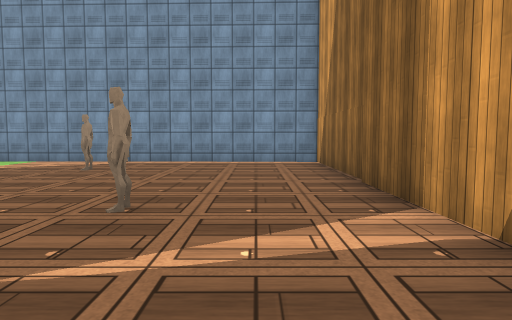
View 1 (above)

16 first-person views from a walk through a 3-D level made in the Unity game engine. The camera is 1.2 m above the floor, tilts 4° down and sees 75° across. The floor is counted in squares, 2 m on a side. Each view is taken from the middle of a square. On the plan, view 1 faces up. The plan holds only what a view shows up to about 10 squares ahead; the rest is blank. The place goes on beyond the plan. Door leaves are left out, so doorways stand open. Some surface patterns are stand-ins.

View 2
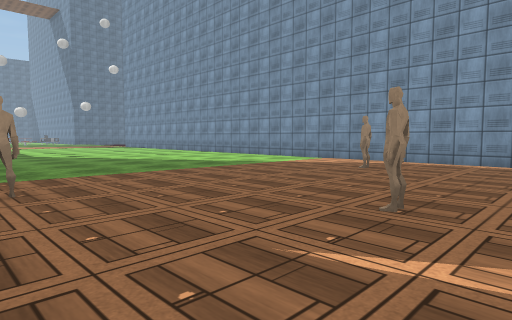

View 3
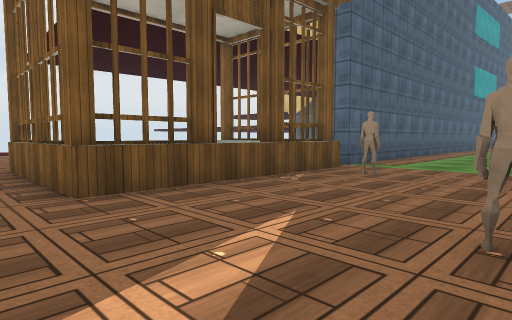

View 4
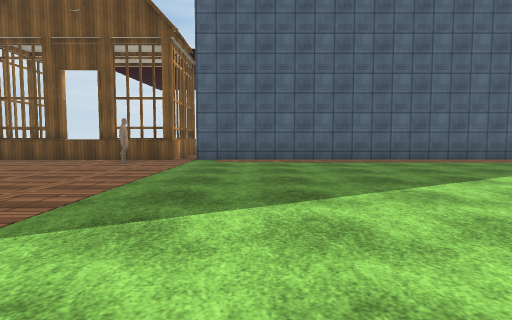

View 5
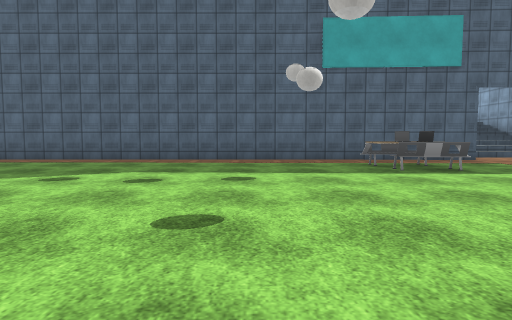

View 6
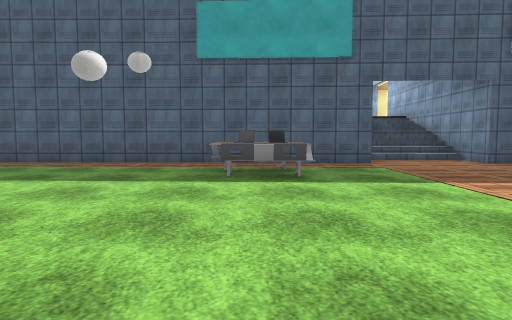

View 7
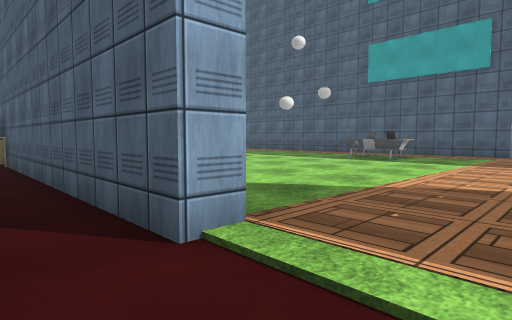

View 8
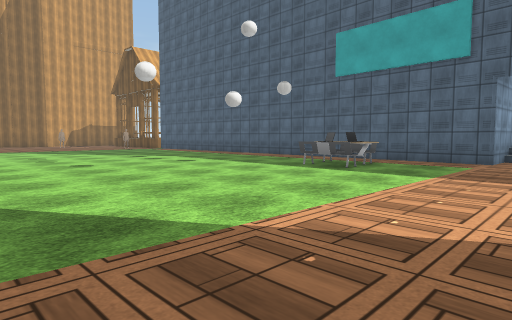

View 9
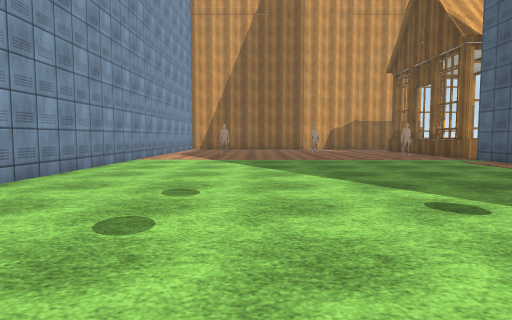

View 10
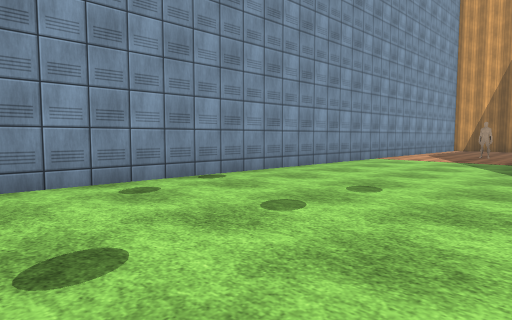

View 11
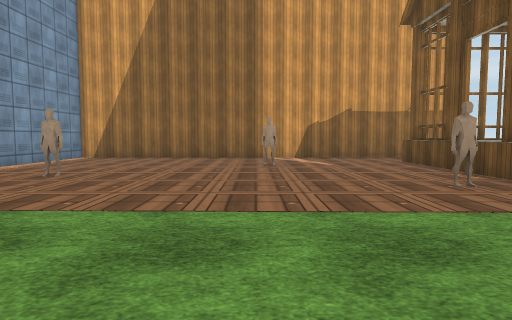

View 12
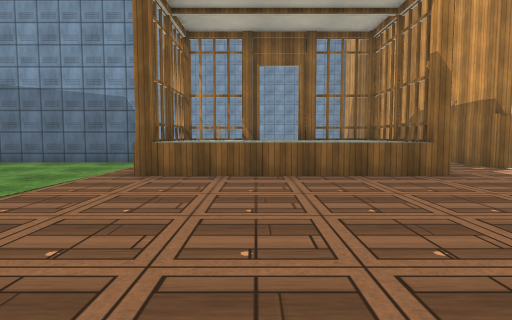

View 13
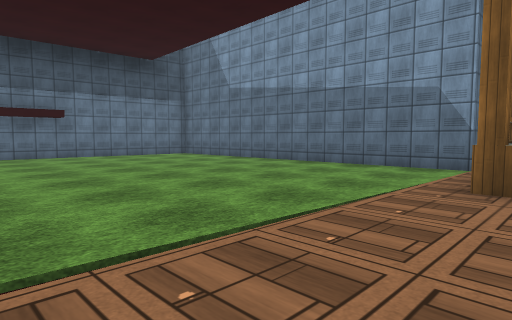

View 14
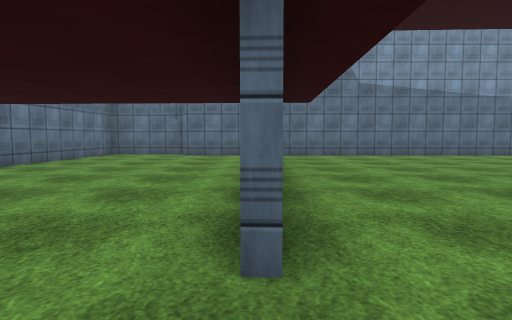

View 15
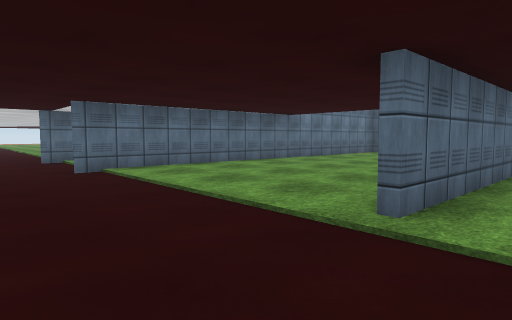

View 16
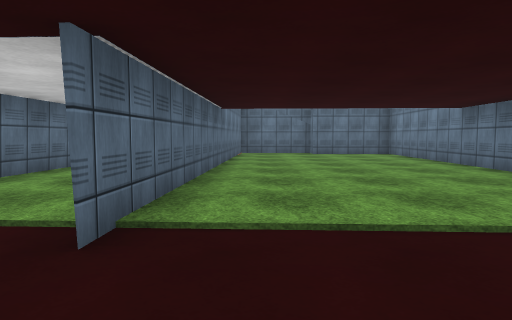

### Floor plan
Key: @ floor where view 1 was taken; # wall or solid block; . floor; / step, stairs or slope; D open door; ^ raised ledge; C chair; L laptop.
Columns run from 21 left of view 1 to 2 right of it. Each row starts with its distance up from view 1.
 10 .
  9 ..#######
  8 .....  .........########
  7 .......................#
  6 ..................#....#
  5 .......................#
  4 .......................#
  3  ...................#..#
  2 ....C..................#
  1 ...CL............#.....#
  0 .....................@.#
 -1 .###############.^#^^^.#
 -2 /#....#..........#^^^^.#
 -3 /#....#..........#^^^#.
 -4  #....#DD........^^^^#.
 -5  #....#D..............
 -6  #....#...............
 -7  #....#...............
 -8 .#....#...   ........
 -9 .#....#..         .
-10 .#......
-11 ........
-12   ......

Where each view was taken, in squares from view 1:
view 1: 0 up, 0 right, facing up
view 2: 0 up, 0 right, facing up-left
view 3: 3 up, 1 right, facing down-left
view 4: 8 up, 7 left, facing down
view 5: 8 up, 14 left, facing down
view 6: 7 up, 17 left, facing down
view 7: 10 up, 21 left, facing down-right
view 8: 8 up, 21 left, facing down-right
view 9: 5 up, 14 left, facing right
view 10: 4 up, 14 left, facing up-right
view 11: 3 up, 8 left, facing right
view 12: 9 down, 3 left, facing up
view 13: 8 down, 4 left, facing up-left
view 14: 11 down, 15 left, facing up
view 15: 12 down, 14 left, facing up-left
view 16: 12 down, 19 left, facing up
